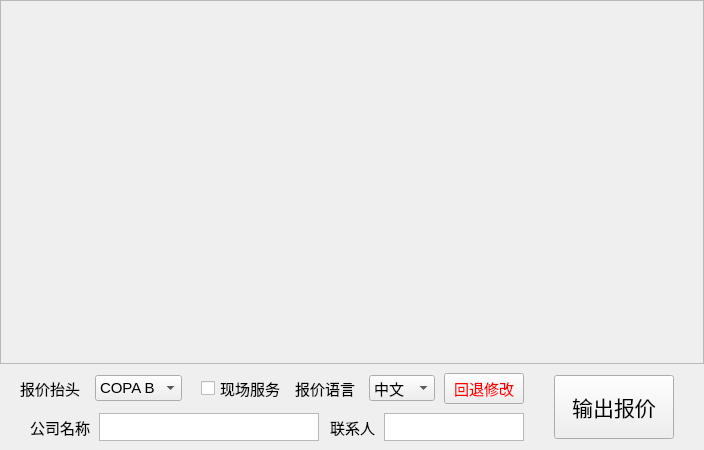
<?xml version="1.0" encoding="UTF-8"?>
<ui version="4.0">
 <class>quoteChecklist</class>
 <widget class="QWidget" name="quoteChecklist">
  <property name="geometry">
   <rect>
    <x>0</x>
    <y>0</y>
    <width>704</width>
    <height>450</height>
   </rect>
  </property>
  <property name="minimumSize">
   <size>
    <width>660</width>
    <height>450</height>
   </size>
  </property>
  <property name="windowTitle">
   <string>选型清单 </string>
  </property>
  <layout class="QHBoxLayout" name="rootLayout">
   <property name="spacing">
    <number>0</number>
   </property>
   <property name="leftMargin">
    <number>0</number>
   </property>
   <property name="topMargin">
    <number>0</number>
   </property>
   <property name="rightMargin">
    <number>0</number>
   </property>
   <property name="bottomMargin">
    <number>9</number>
   </property>
   <item>
    <widget class="QWidget" name="mainColumn" native="true">
     <layout class="QVBoxLayout" name="mainLayout">
      <property name="spacing">
       <number>9</number>
      </property>
      <property name="leftMargin">
       <number>0</number>
      </property>
      <property name="topMargin">
       <number>0</number>
      </property>
      <property name="rightMargin">
       <number>0</number>
      </property>
      <property name="bottomMargin">
       <number>0</number>
      </property>
      <item>
       <widget class="QScrollArea" name="scrollArea">
        <property name="horizontalScrollBarPolicy">
         <enum>Qt::ScrollBarPolicy::ScrollBarAlwaysOff</enum>
        </property>
        <property name="widgetResizable">
         <bool>true</bool>
        </property>
        <widget class="QWidget" name="scrollAreaWidgetContents_2">
         <property name="geometry">
          <rect>
           <x>0</x>
           <y>0</y>
           <width>700</width>
           <height>212</height>
          </rect>
         </property>
         <layout class="QVBoxLayout" name="cardcontainerLayout">
          <property name="leftMargin">
           <number>22</number>
          </property>
          <property name="topMargin">
           <number>9</number>
          </property>
          <property name="rightMargin">
           <number>9</number>
          </property>
          <property name="bottomMargin">
           <number>9</number>
          </property>
          <item>
           <widget class="QWidget" name="ChecklistContainer" native="true"/>
          </item>
          <item>
           <spacer name="verticalSpacer">
            <property name="orientation">
             <enum>Qt::Orientation::Vertical</enum>
            </property>
            <property name="sizeType">
             <enum>QSizePolicy::Policy::Expanding</enum>
            </property>
            <property name="sizeHint" stdset="0">
             <size>
              <width>20</width>
              <height>40</height>
             </size>
            </property>
           </spacer>
          </item>
         </layout>
        </widget>
       </widget>
      </item>
      <item>
       <layout class="QHBoxLayout" name="bottomBlock">
        <property name="spacing">
         <number>30</number>
        </property>
        <property name="rightMargin">
         <number>30</number>
        </property>
        <item>
         <layout class="QVBoxLayout" name="leftRows">
          <property name="spacing">
           <number>9</number>
          </property>
          <item>
           <layout class="QHBoxLayout" name="startButtonRow">
            <property name="rightMargin">
             <number>0</number>
            </property>
            <item>
             <spacer name="horizontalSpacer">
              <property name="orientation">
               <enum>Qt::Orientation::Horizontal</enum>
              </property>
              <property name="sizeType">
               <enum>QSizePolicy::Policy::Fixed</enum>
              </property>
              <property name="sizeHint" stdset="0">
               <size>
                <width>20</width>
                <height>20</height>
               </size>
              </property>
             </spacer>
            </item>
            <item>
             <widget class="QLabel" name="label">
              <property name="font">
               <font>
                <pointsize>11</pointsize>
               </font>
              </property>
              <property name="text">
               <string>报价抬头</string>
              </property>
             </widget>
            </item>
            <item>
             <widget class="QComboBox" name="titalComBox">
              <property name="minimumSize">
               <size>
                <width>70</width>
                <height>0</height>
               </size>
              </property>
              <property name="font">
               <font>
                <pointsize>11</pointsize>
               </font>
              </property>
              <item>
               <property name="text">
                <string>COPA B</string>
               </property>
              </item>
              <item>
               <property name="text">
                <string>COPA A</string>
               </property>
              </item>
             </widget>
            </item>
            <item>
             <spacer name="horizontalSpacer_2">
              <property name="orientation">
               <enum>Qt::Orientation::Horizontal</enum>
              </property>
              <property name="sizeType">
               <enum>QSizePolicy::Policy::Fixed</enum>
              </property>
              <property name="sizeHint" stdset="0">
               <size>
                <width>10</width>
                <height>20</height>
               </size>
              </property>
             </spacer>
            </item>
            <item>
             <widget class="QCheckBox" name="serviceCheckBox_1">
              <property name="font">
               <font>
                <pointsize>11</pointsize>
               </font>
              </property>
              <property name="focusPolicy">
               <enum>Qt::FocusPolicy::NoFocus</enum>
              </property>
              <property name="text">
               <string>现场服务</string>
              </property>
             </widget>
            </item>
            <item>
             <widget class="QLabel" name="langLabel">
              <property name="font">
               <font>
                <pointsize>11</pointsize>
               </font>
              </property>
              <property name="text">
               <string>报价语言</string>
              </property>
             </widget>
            </item>
            <item>
             <widget class="QComboBox" name="langComBox">
              <property name="font">
               <font>
                <pointsize>11</pointsize>
               </font>
              </property>
              <item>
               <property name="text">
                <string>中文</string>
               </property>
              </item>
              <item>
               <property name="text">
                <string>英文</string>
               </property>
              </item>
             </widget>
            </item>
            <item>
             <widget class="QPushButton" name="pushButtonRollback">
              <property name="minimumSize">
               <size>
                <width>80</width>
                <height>0</height>
               </size>
              </property>
              <property name="font">
               <font>
                <pointsize>11</pointsize>
               </font>
              </property>
              <property name="styleSheet">
               <string notr="true">color: rgb(255, 0, 0);</string>
              </property>
              <property name="text">
               <string>回退修改</string>
              </property>
             </widget>
            </item>
           </layout>
          </item>
          <item>
           <layout class="QHBoxLayout" name="companyInfoRow">
            <property name="rightMargin">
             <number>0</number>
            </property>
            <item>
             <spacer name="companyInfoLeftSpacer">
              <property name="orientation">
               <enum>Qt::Orientation::Horizontal</enum>
              </property>
              <property name="sizeType">
               <enum>QSizePolicy::Policy::Fixed</enum>
              </property>
              <property name="sizeHint" stdset="0">
               <size>
                <width>30</width>
                <height>20</height>
               </size>
              </property>
             </spacer>
            </item>
            <item>
             <widget class="QLabel" name="labelCompanyName">
              <property name="font">
               <font>
                <pointsize>11</pointsize>
               </font>
              </property>
              <property name="text">
               <string>公司名称</string>
              </property>
             </widget>
            </item>
            <item>
             <widget class="QPlainTextEdit" name="editCompanyName">
              <property name="minimumSize">
               <size>
                <width>220</width>
                <height>0</height>
               </size>
              </property>
              <property name="maximumSize">
               <size>
                <width>220</width>
                <height>28</height>
               </size>
              </property>
              <property name="font">
               <font>
                <pointsize>10</pointsize>
               </font>
              </property>
             </widget>
            </item>
            <item>
             <spacer name="companyInfoMidSpacer">
              <property name="orientation">
               <enum>Qt::Orientation::Horizontal</enum>
              </property>
              <property name="sizeType">
               <enum>QSizePolicy::Policy::Fixed</enum>
              </property>
              <property name="sizeHint" stdset="0">
               <size>
                <width>40</width>
                <height>20</height>
               </size>
              </property>
             </spacer>
            </item>
            <item>
             <widget class="QLabel" name="labelContactPerson">
              <property name="font">
               <font>
                <pointsize>11</pointsize>
               </font>
              </property>
              <property name="text">
               <string>联系人</string>
              </property>
             </widget>
            </item>
            <item>
             <widget class="QPlainTextEdit" name="editContactPerson">
              <property name="minimumSize">
               <size>
                <width>140</width>
                <height>0</height>
               </size>
              </property>
              <property name="maximumSize">
               <size>
                <width>140</width>
                <height>28</height>
               </size>
              </property>
              <property name="font">
               <font>
                <pointsize>11</pointsize>
               </font>
              </property>
              <property name="verticalScrollBarPolicy">
               <enum>Qt::ScrollBarPolicy::ScrollBarAlwaysOff</enum>
              </property>
              <property name="horizontalScrollBarPolicy">
               <enum>Qt::ScrollBarPolicy::ScrollBarAlwaysOff</enum>
              </property>
             </widget>
            </item>
           </layout>
          </item>
         </layout>
        </item>
        <item alignment="Qt::AlignmentFlag::AlignVCenter">
         <widget class="QPushButton" name="pushButtonOutput">
          <property name="minimumSize">
           <size>
            <width>120</width>
            <height>64</height>
           </size>
          </property>
          <property name="font">
           <font>
            <family>微软雅黑</family>
            <pointsize>16</pointsize>
           </font>
          </property>
          <property name="text">
           <string>输出报价</string>
          </property>
         </widget>
        </item>
       </layout>
      </item>
     </layout>
    </widget>
   </item>
  </layout>
 </widget>
 <resources/>
 <connections/>
</ui>
